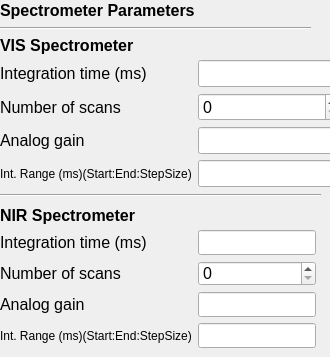
    <widget class="QWidget" name="tab_1">
     <attribute name="title">
      <string>Spectrometers</string>
     </attribute>
     <widget class="QLabel" name="label">
      <property name="geometry">
       <rect>
        <x>0</x>
        <y>0</y>
        <width>241</width>
        <height>21</height>
       </rect>
      </property>
      <property name="font">
       <font>
        <pointsize>12</pointsize>
        <weight>75</weight>
        <bold>true</bold>
       </font>
      </property>
      <property name="text">
       <string>Spectrometer Parameters</string>
      </property>
     </widget>
     <widget class="QLabel" name="label_23">
      <property name="geometry">
       <rect>
        <x>0</x>
        <y>35</y>
        <width>191</width>
        <height>21</height>
       </rect>
      </property>
      <property name="font">
       <font>
        <pointsize>12</pointsize>
        <weight>75</weight>
        <bold>true</bold>
       </font>
      </property>
      <property name="text">
       <string>VIS Spectrometer</string>
      </property>
     </widget>
     <widget class="QLabel" name="label_24">
      <property name="geometry">
       <rect>
        <x>0</x>
        <y>205</y>
        <width>201</width>
        <height>21</height>
       </rect>
      </property>
      <property name="font">
       <font>
        <pointsize>12</pointsize>
        <weight>75</weight>
        <bold>true</bold>
       </font>
      </property>
      <property name="text">
       <string>NIR Spectrometer</string>
      </property>
     </widget>
     <widget class="Line" name="line_3">
      <property name="geometry">
       <rect>
        <x>0</x>
        <y>185</y>
        <width>321</width>
        <height>20</height>
       </rect>
      </property>
      <property name="orientation">
       <enum>Qt::Horizontal</enum>
      </property>
     </widget>
     <widget class="QWidget" name="gridLayoutWidget">
      <property name="geometry">
       <rect>
        <x>0</x>
        <y>230</y>
        <width>316</width>
        <height>118</height>
       </rect>
      </property>
      <layout class="QGridLayout" name="gridLayout">
       <item row="1" column="0">
        <widget class="QLabel" name="label_27">
         <property name="font">
          <font>
           <pointsize>12</pointsize>
          </font>
         </property>
         <property name="text">
          <string>Number of scans</string>
         </property>
        </widget>
       </item>
       <item row="1" column="1">
        <widget class="QSpinBox" name="spinBox_2">
         <property name="font">
          <font>
           <pointsize>12</pointsize>
          </font>
         </property>
        </widget>
       </item>
       <item row="0" column="1">
        <widget class="QLineEdit" name="lineEdit_3">
         <property name="font">
          <font>
           <pointsize>12</pointsize>
          </font>
         </property>
        </widget>
       </item>
       <item row="0" column="0">
        <widget class="QLabel" name="label_26">
         <property name="sizePolicy">
          <sizepolicy hsizetype="Fixed" vsizetype="Preferred">
           <horstretch>0</horstretch>
           <verstretch>0</verstretch>
          </sizepolicy>
         </property>
         <property name="font">
          <font>
           <pointsize>12</pointsize>
          </font>
         </property>
         <property name="text">
          <string>Integration time (ms)</string>
         </property>
        </widget>
       </item>
       <item row="2" column="1">
        <widget class="QLineEdit" name="lineEdit_4">
         <property name="font">
          <font>
           <pointsize>12</pointsize>
          </font>
         </property>
        </widget>
       </item>
       <item row="2" column="0">
        <widget class="QLabel" name="label_28">
         <property name="font">
          <font>
           <pointsize>12</pointsize>
          </font>
         </property>
         <property name="text">
          <string>Analog gain</string>
         </property>
        </widget>
       </item>
       <item row="3" column="0">
        <widget class="QLabel" name="label_54">
         <property name="sizePolicy">
          <sizepolicy hsizetype="Fixed" vsizetype="Preferred">
           <horstretch>0</horstretch>
           <verstretch>0</verstretch>
          </sizepolicy>
         </property>
         <property name="font">
          <font>
           <pointsize>9</pointsize>
          </font>
         </property>
         <property name="text">
          <string>Int. Range (ms)(Start:End:StepSize)</string>
         </property>
        </widget>
       </item>
       <item row="3" column="1">
        <widget class="QLineEdit" name="lineEdit_20">
         <property name="font">
          <font>
           <pointsize>12</pointsize>
          </font>
         </property>
        </widget>
       </item>
      </layout>
     </widget>
     <widget class="QWidget" name="gridLayoutWidget_2">
      <property name="geometry">
       <rect>
        <x>0</x>
        <y>60</y>
        <width>316</width>
        <height>137</height>
       </rect>
      </property>
      <layout class="QGridLayout" name="gridLayout_2">
       <property name="sizeConstraint">
        <enum>QLayout::SetFixedSize</enum>
       </property>
       <item row="1" column="1">
        <widget class="QSpinBox" name="spinBox_1">
         <property name="font">
          <font>
           <pointsize>12</pointsize>
          </font>
         </property>
        </widget>
       </item>
       <item row="0" column="1">
        <widget class="QLineEdit" name="lineEdit_1">
         <property name="font">
          <font>
           <pointsize>12</pointsize>
          </font>
         </property>
        </widget>
       </item>
       <item row="1" column="0">
        <widget class="QLabel" name="label_5">
         <property name="sizePolicy">
          <sizepolicy hsizetype="Fixed" vsizetype="Preferred">
           <horstretch>0</horstretch>
           <verstretch>0</verstretch>
          </sizepolicy>
         </property>
         <property name="font">
          <font>
           <pointsize>12</pointsize>
          </font>
         </property>
         <property name="text">
          <string>Number of scans</string>
         </property>
        </widget>
       </item>
       <item row="2" column="0">
        <widget class="QLabel" name="label_18">
         <property name="sizePolicy">
          <sizepolicy hsizetype="Fixed" vsizetype="Preferred">
           <horstretch>0</horstretch>
           <verstretch>0</verstretch>
          </sizepolicy>
         </property>
         <property name="font">
          <font>
           <pointsize>12</pointsize>
          </font>
         </property>
         <property name="text">
          <string>Analog gain</string>
         </property>
        </widget>
       </item>
       <item row="2" column="1">
        <widget class="QLineEdit" name="lineEdit_2">
         <property name="font">
          <font>
           <pointsize>12</pointsize>
          </font>
         </property>
        </widget>
       </item>
       <item row="3" column="0">
        <widget class="QLabel" name="label_53">
         <property name="sizePolicy">
          <sizepolicy hsizetype="Fixed" vsizetype="Preferred">
           <horstretch>0</horstretch>
           <verstretch>0</verstretch>
          </sizepolicy>
         </property>
         <property name="font">
          <font>
           <pointsize>9</pointsize>
          </font>
         </property>
         <property name="text">
          <string>Int. Range (ms)(Start:End:StepSize)</string>
         </property>
        </widget>
       </item>
       <item row="0" column="0">
        <widget class="QLabel" name="label_25">
         <property name="sizePolicy">
          <sizepolicy hsizetype="Fixed" vsizetype="Preferred">
           <horstretch>0</horstretch>
           <verstretch>0</verstretch>
          </sizepolicy>
         </property>
         <property name="font">
          <font>
           <pointsize>12</pointsize>
          </font>
         </property>
         <property name="text">
          <string>Integration time (ms)</string>
         </property>
        </widget>
       </item>
       <item row="3" column="1">
        <widget class="QLineEdit" name="lineEdit_19">
         <property name="font">
          <font>
           <pointsize>12</pointsize>
          </font>
         </property>
        </widget>
       </item>
      </layout>
     </widget>
     <widget class="Line" name="line_5">
      <property name="geometry">
       <rect>
        <x>0</x>
        <y>20</y>
        <width>311</width>
        <height>16</height>
       </rect>
      </property>
      <property name="orientation">
       <enum>Qt::Horizontal</enum>
      </property>
     </widget>
     <zorder>line_3</zorder>
     <zorder>line_5</zorder>
     <zorder>label</zorder>
     <zorder>label_23</zorder>
     <zorder>label_24</zorder>
     <zorder>gridLayoutWidget</zorder>
     <zorder>gridLayoutWidget_2</zorder>
    </widget>
